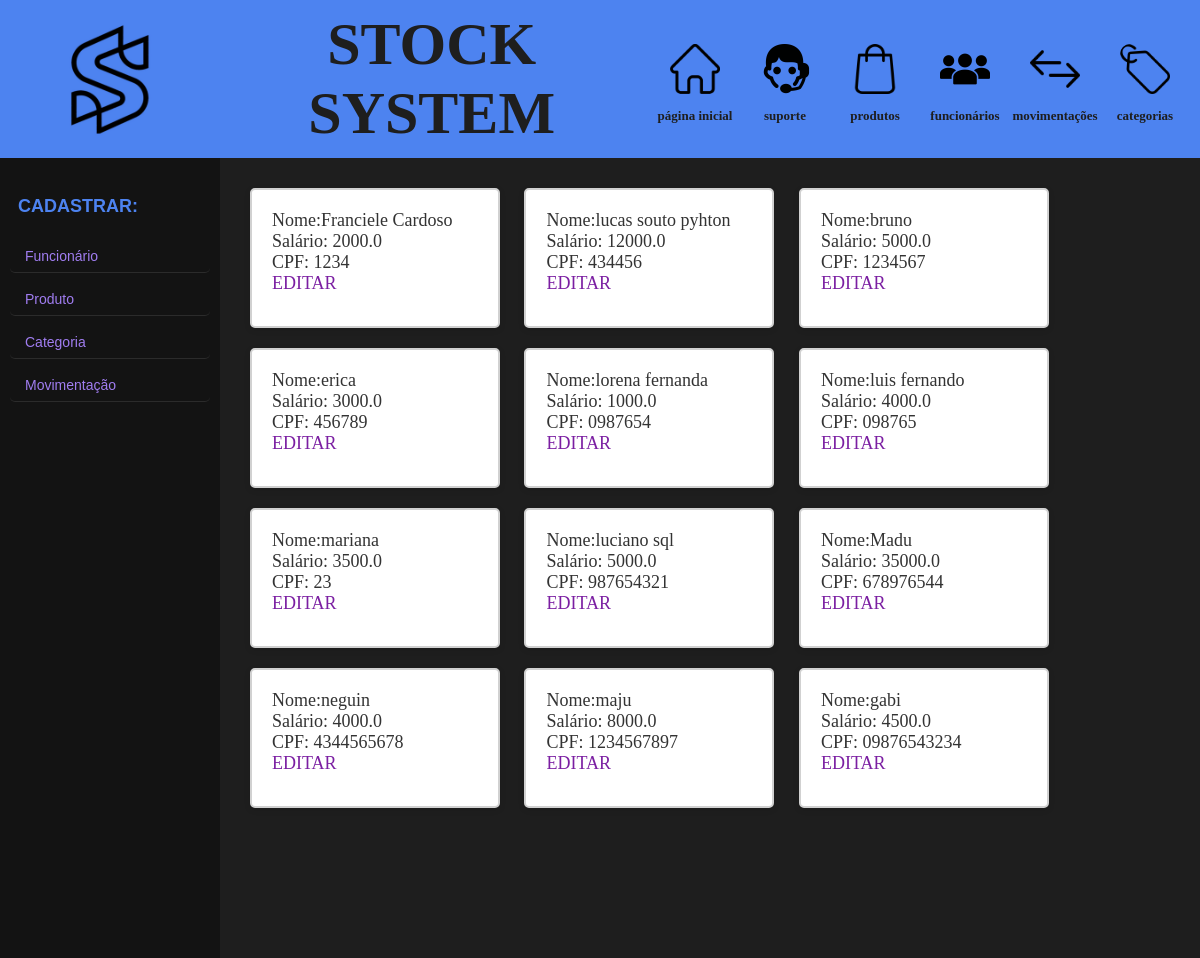
The page /funcionario on the database its author committed.
### models.py (models this page shows, shortened)
class Funcionario(Base):
    __tablename__ = 'funcionario'
    nome = Column(String(40), nullable=False, index=True)
    id = Column(Integer, primary_key=True, unique=True)
    cpf = Column(String(11), nullable=False, index=True, unique=True)
    salario = Column(Float, nullable=False, index=False)
    def serialize_funcionario(self):
        dados_funcionario = {
            "id_funcionario": self.id,
            "nome": self.nome,
            "cpf": self.cpf,
            "salario": self.salario,
        }
        return dados_funcionario

### app.py (the view)
@app.route('/funcionario', methods=['GET'])
def funcionario():
    sql_funcionario = select(Funcionario)
    resultado_funcionario = db_session.execute(sql_funcionario).scalars()
    lista_funcionario = []
    for n in resultado_funcionario:
        lista_funcionario.append(n.serialize_funcionario())
        print(lista_funcionario[-1])
    return render_template('funcionario.html',
                           lista_funcionario=lista_funcionario)

### templates/funcionario.html
{% extends 'template.html' %}
{% block conteudo %}
{% for item in lista_funcionario %}
<div class="conteudo_funcionario">
    <p> Nome:{{item.nome}} </p>
    <p> Salário: {{item.salario}} </p>
    <p> CPF: {{item.cpf}}</p>
    <a href="{{url_for('editar_funcionario', id_funcionario=item.id_funcionario)}}"> EDITAR</a>
</div>
{% endfor %}
{% endblock conteudo %}

### static/template.css (style rules this page uses)
* { margin: 0; padding: 0; box-sizing: border-box; transition: all 0.3s ease-in-out; }
html, body { height: 100%; font-family: "Baskerville Old Face", serif; background-color: #131313; color: #2c2c2c; }
body { display: flex; flex-direction: column; }
a { color: #7b1fa2; text-decoration: none; transition: color 0.3s; }
.conteudo_funcionario { background: #ffffff; text-align: start; display: inline-block; width: 250px; height: 140px; border-radius: 5px; font-size: 18px; padding: 20px; border: 2px solid #d1d1d1; margin: 10px; box-shadow: 0 2px 6px rgba(0, 0, 0, 0.1); transition: transform 0.3s, box-shadow 0.3s; color: #333; font-family: 'Georgia', serif; }
body { font-family: 'Arial', sans-serif; background-color: #1e1e2f; color: #ffffff; margin: 0; padding: 0; }

### rows shown on the page
Funcionario: nome "Franciele Cardoso", salario "2000.0", cpf "1234"
Funcionario: nome "lucas souto pyhton", salario "12000.0", cpf "434456"
Funcionario: nome "bruno", salario "5000.0", cpf "1234567"
Funcionario: nome "erica", salario "3000.0", cpf "456789"
Funcionario: nome "lorena fernanda", salario "1000.0", cpf "0987654"
Funcionario: nome "luis fernando", salario "4000.0", cpf "098765"
Funcionario: nome "mariana", salario "3500.0", cpf "23"
Funcionario: nome "luciano sql", salario "5000.0", cpf "987654321"
Funcionario: nome "Madu", salario "35000.0", cpf "678976544"
Funcionario: nome "neguin", salario "4000.0", cpf "4344565678"
Funcionario: nome "maju", salario "8000.0", cpf "1234567897"
Funcionario: nome "gabi", salario "4500.0", cpf "09876543234"
